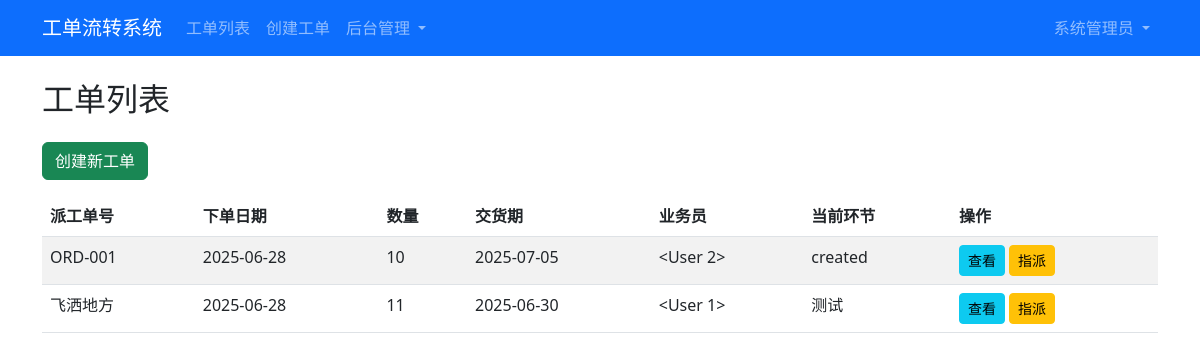
Page /orders (signed in) on the committed database.
### models.py (models this page shows, shortened)
class User(db.Model, UserMixin):
    id = db.Column(db.Integer, primary_key=True)
    username = db.Column(db.String(50), unique=True, nullable=False)
    password_hash = db.Column(db.String(128), nullable=False)
    realname = db.Column(db.String(100), nullable=False)
    email = db.Column(db.String(100), unique=True)
    role = db.Column(db.String(20), default='user')  # admin, user
    department_id = db.Column(db.Integer, db.ForeignKey('department.id'))
    created_at = db.Column(db.DateTime, default=datetime.utcnow)
    @property
    def password(self):
        raise AttributeError('password is not a readable attribute')
    def is_admin(self):
        return self.role == 'admin'

class WorkOrder(db.Model):
    id = db.Column(db.Integer, primary_key=True)
    order_number = db.Column(db.String(50), unique=True, nullable=False)
    order_date = db.Column(db.DateTime, nullable=False, default=datetime.utcnow)
    quantity = db.Column(db.Integer, nullable=False)
    delivery_date = db.Column(db.DateTime, nullable=False)
    salesperson_id = db.Column(db.Integer, db.ForeignKey('user.id'), nullable=False)
    salesperson = db.relationship('User', foreign_keys=[salesperson_id])
    total_duration = db.Column(db.Integer)  # 总历时(秒)
    current_stage = db.Column(db.String(50), default='created')
    created_at = db.Column(db.DateTime, default=datetime.utcnow)
    stages = db.relationship('OrderStage', backref='work_order', lazy=True, cascade='all, delete-orphan')

### app.py (the view)
@app.route('/orders')
@login_required
def view_orders():
    if current_user.is_admin():
        orders = WorkOrder.query.all()
    else:
        orders = WorkOrder.query.filter_by(salesperson_id=current_user.id).all()
    return render_template('view_orders.html', orders=orders)

### app.py (called while the page is built)
@login_manager.user_loader
def load_user(user_id):
    return User.query.get(int(user_id))

@app.context_processor
def utility_processor():
    def can_assign_order(order, user):
        if user.is_admin():
            return True
        current_stage = OrderStage.query.filter_by(order_id=order.id, end_time=None).first()
        return current_stage and current_stage.assignee_id == user.id
    return dict(can_assign_order=can_assign_order)

### templates/view_orders.html
{% extends "base.html" %}
{% block content %}
<h2 class="mb-4">工单列表</h2>
<a href="{{ url_for('create_order') }}" class="btn btn-success mb-3">创建新工单</a>
<table class="table table-striped">
    <thead>
        <tr>
            <th>派工单号</th>
            <th>下单日期</th>
            <th>数量</th>
            <th>交货期</th>
            <th>业务员</th>
            <th>当前环节</th>
            <th>操作</th>
        </tr>
    </thead>
    <tbody>
        {% for order in orders %}
        <tr>
            <td>{{ order.order_number }}</td>
            <td>{{ order.order_date.strftime('%Y-%m-%d') }}</td>
            <td>{{ order.quantity }}</td>
            <td>{{ order.delivery_date.strftime('%Y-%m-%d') }}</td>
            <td>{{ order.salesperson }}</td>
            <td>{{ order.current_stage }}</td>
            <td>
                <a href="{{ url_for('view_order', order_id=order.id) }}" class="btn btn-sm btn-info">查看</a>
                <a href="{{ url_for('assign_order', order_id=order.id) }}" class="btn btn-sm btn-warning">指派</a>
            </td>
        </tr>
        {% endfor %}
    </tbody>
</table>
{% endblock %}

### templates/base.html (shortened to what this page needs)
<!DOCTYPE html>
<html lang="zh-CN">
<head>
    <link href="https://cdn.jsdelivr.net/npm/bootstrap@5.3.0/dist/css/bootstrap.min.css" rel="stylesheet">
</head>
<body>
    <nav class="navbar navbar-expand-lg navbar-dark bg-primary">
        <div class="container">
            <a class="navbar-brand" href="/">工单流转系统</a>
            <div class="collapse navbar-collapse" id="navbarNav">
                <ul class="navbar-nav me-auto">
                    <li class="nav-item">
                        <a class="nav-link" href="{{ url_for('view_orders') }}">工单列表</a>
                    </li>
                    <li class="nav-item">
                        <a class="nav-link" href="{{ url_for('create_order') }}">创建工单</a>
                    </li>
                    {% if current_user.is_authenticated and current_user.is_admin() %}
                    <li class="nav-item dropdown">
                        <a class="nav-link dropdown-toggle" href="#" id="adminDropdown" role="button" data-bs-toggle="dropdown">
                            后台管理
                        </a>
                    </li>
                    {% endif %}
                </ul>
                <ul class="navbar-nav">
                    {% if current_user.is_authenticated %}
                    <li class="nav-item dropdown">
                        <a class="nav-link dropdown-toggle" href="#" id="userDropdown" role="button" data-bs-toggle="dropdown">
                            {{ current_user.realname }}
                        </a>
                    </li>
                    {% endif %}
                </ul>
            </div>
        </div>
    </nav>
    <div class="container mt-4">
        {% block content %}{% endblock %}
    </div>
</body>
</html>

### rows in the picture
User: realname "系统管理员"
WorkOrder: order_number "ORD-001", order_date "2025-06-28", quantity "10", delivery_date "2025-07-05", salesperson "<User 2>", current_stage "created"
WorkOrder: order_number "飞洒地方", order_date "2025-06-28", quantity "11", delivery_date "2025-06-30", salesperson "<User 1>", current_stage "测试"
